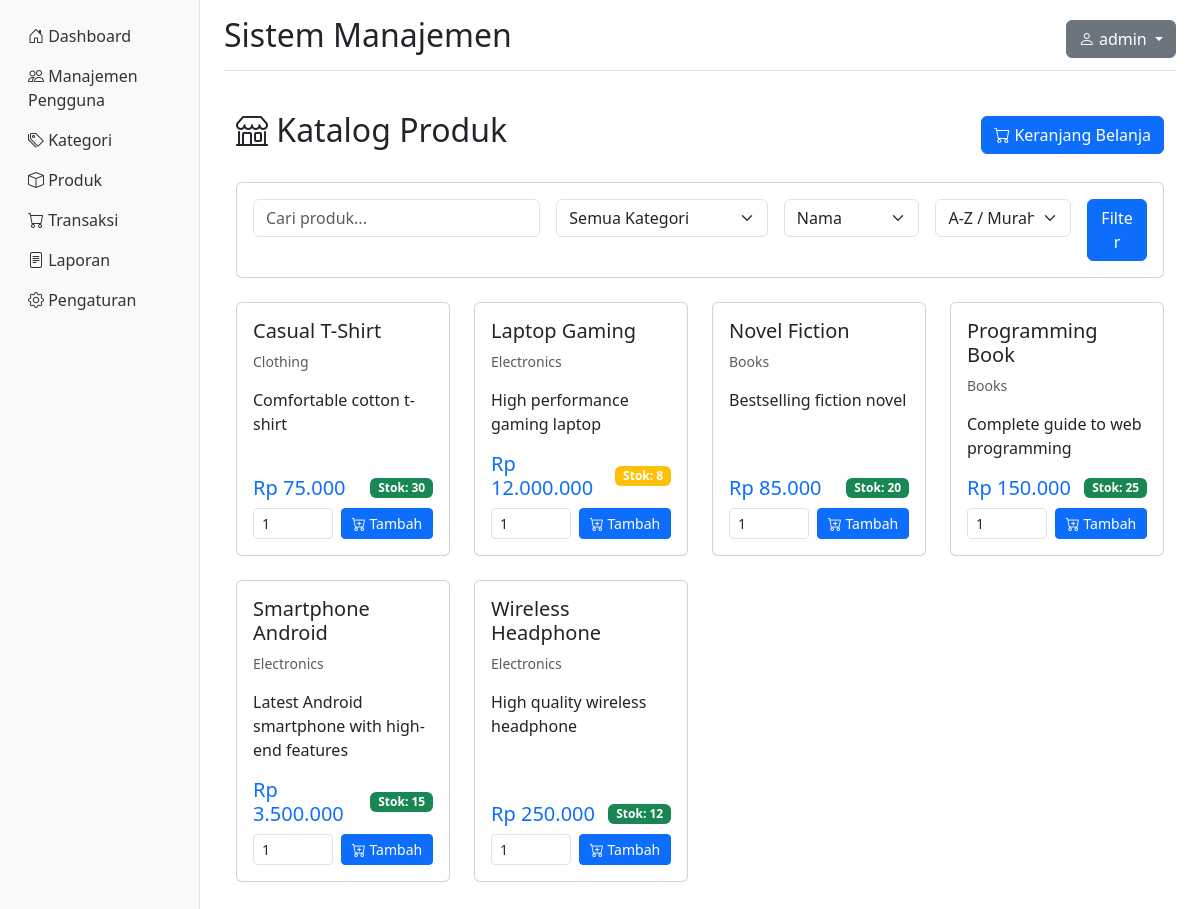
Page /shop/catalog.php (signed in) on the committed database.
### tables this page shows
CREATE TABLE IF NOT EXISTS products (
    id INT PRIMARY KEY AUTO_INCREMENT,
    name VARCHAR(200) NOT NULL,
    description TEXT,
    price DECIMAL(10,2) NOT NULL,
    stock INT DEFAULT 0,
    category_id INT,
    image_url VARCHAR(255),
    is_active BOOLEAN DEFAULT TRUE,
    created_at DATETIME DEFAULT CURRENT_TIMESTAMP,
    updated_at DATETIME DEFAULT CURRENT_TIMESTAMP ON UPDATE CURRENT_TIMESTAMP,
    FOREIGN KEY (category_id) REFERENCES categories(id) ON DELETE SET NULL
);

CREATE TABLE IF NOT EXISTS categories (
    id INT PRIMARY KEY AUTO_INCREMENT,
    name VARCHAR(100) NOT NULL,
    description TEXT,
    created_at DATETIME DEFAULT CURRENT_TIMESTAMP,
    updated_at DATETIME DEFAULT CURRENT_TIMESTAMP ON UPDATE CURRENT_TIMESTAMP
);

### shop/catalog.php (the view, shortened to what this page needs)
<?php
require_once '../auth/auth.php';
$products = [];
$search = isset($_GET['search']) ? $_GET['search'] : '';
$sort = isset($_GET['sort']) ? $_GET['sort'] : 'name';
$order = isset($_GET['order']) ? $_GET['order'] : 'ASC';
$page = isset($_GET['page']) ? max(1, intval($_GET['page'])) : 1;
$limit = 12;
$offset = ($page - 1) * $limit;
try {
    $whereConditions = ["p.stock > 0"];
    $params = [];
    $whereClause = "WHERE " . implode(" AND ", $whereConditions);
    $query = "SELECT p.*, c.name as category_name
              FROM products p
              LEFT JOIN categories c ON p.category_id = c.id
              $whereClause
              ORDER BY p.$sort $order
              LIMIT $limit OFFSET $offset";
    $stmt = $pdo->prepare($query);
    $stmt->execute($params);
    $products = $stmt->fetchAll();
} catch(PDOException $e) {
    $error = 'Gagal mengambil data produk';
}
include '../includes/header.php';
?>
<div class="container-fluid py-4">
    <div class="d-flex justify-content-between align-items-center mb-4">
        <h2><i class="bi bi-shop"></i> Katalog Produk</h2>
        <a href="cart.php" class="btn btn-primary">
            <i class="bi bi-cart"></i> Keranjang Belanja
        </a>
    </div>
    <div class="card mb-4">
        <div class="card-body">
            <form method="GET" class="row g-3">
                <div class="col-md-4">
                    <input type="text" class="form-control" name="search" placeholder="Cari produk..." value="<?php echo htmlspecialchars($search); ?>">
                </div>
                <div class="col-md-3">
                    <select class="form-select" name="category">
                        <option value="">Semua Kategori</option>
                    </select>
                </div>
                <div class="col-md-2">
                    <select class="form-select" name="sort">
                        <option value="name" <?php echo $sort === 'name' ? 'selected' : ''; ?>>Nama</option>
                    </select>
                </div>
                <div class="col-md-2">
                    <select class="form-select" name="order">
                        <option value="ASC" <?php echo $order === 'ASC' ? 'selected' : ''; ?>>A-Z / Murah-Mahal</option>
                    </select>
                </div>
                <div class="col-md-1">
                    <button type="submit" class="btn btn-primary w-100">Filter</button>
                </div>
            </form>
        </div>
    </div>
    <div class="row">
        <?php if (empty($products)): ?>
            <div class="col-12">
                <div class="alert alert-info text-center">
                    <h5>Tidak ada produk yang ditemukan</h5>
                    <p>Coba ubah filter pencarian atau cek kembali nanti.</p>
                </div>
            </div>
        <?php else: ?>
            <?php foreach($products as $product): ?>
            <div class="col-lg-3 col-md-4 col-sm-6 mb-4">
                <div class="card h-100">
                    <div class="card-body d-flex flex-column">
                        <h5 class="card-title"><?php echo htmlspecialchars($product['name']); ?></h5>
                        <p class="card-text text-muted small">
                            <?php echo htmlspecialchars($product['category_name'] ?? 'Tanpa Kategori'); ?>
                        </p>
                        <p class="card-text flex-grow-1">
                            <?php echo htmlspecialchars(substr($product['description'], 0, 100)); ?>
                        </p>
                        <div class="mt-auto">
                            <div class="d-flex justify-content-between align-items-center mb-2">
                                <h5 class="text-primary mb-0">Rp <?php echo number_format($product['price'], 0, ',', '.'); ?></h5>
                                <span class="badge bg-<?php echo $product['stock'] > 10 ? 'success' : ($product['stock'] > 0 ? 'warning' : 'danger'); ?>">
                                    Stok: <?php echo $product['stock']; ?>
                                </span>
                            </div>
                            <?php if ($product['stock'] > 0): ?>
                            <form method="POST" class="d-flex gap-2">
                                <input type="number" class="form-control form-control-sm" name="quantity" value="1" min="1" max="<?php echo $product['stock']; ?>" style="width: 80px;">
                                <button type="submit" class="btn btn-primary btn-sm flex-grow-1">
                                    <i class="bi bi-cart-plus"></i> Tambah
                                </button>
                            </form>
                            <?php else: ?>
                            <button class="btn btn-secondary w-100" disabled>Stok Habis</button>
                            <?php endif; ?>
                        </div>
                    </div>
                </div>
            </div>
            <?php endforeach; ?>
        <?php endif; ?>
    </div>
</div>
<?php include '../includes/footer.php'; ?>

### rows in the picture
products: name "Casual T-Shirt", category.name "Clothing", description "Comfortable cotton t-shirt", price "75.000", stock "30"
products: name "Laptop Gaming", category.name "Electronics", description "High performance gaming laptop", price "12.000.000", stock "8"
products: name "Novel Fiction", category.name "Books", description "Bestselling fiction novel", price "85.000", stock "20"
products: name "Programming Book", category.name "Books", description "Complete guide to web programming", price "150.000", stock "25"
products: name "Smartphone Android", category.name "Electronics", description "Latest Android smartphone with high-end features", price "3.500.000", stock "15"
products: name "Wireless Headphone", category.name "Electronics", description "High quality wireless headphone", price "250.000", stock "12"

### other values in the picture
$settings['site_name'] "Sistem Manajemen"
$_SESSION['username'] "admin"
